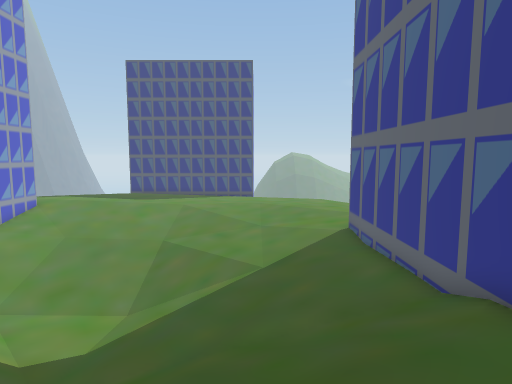
view 1 (above)

19 first-person views from a walk through a Unity game level. The camera is 1.4 m above the floor, tilts 6° down and sees 75° across. The floor is counted in squares, 2 m on a side. Each view is taken from the middle of a square. On the plan, view 1 faces up. The plan holds only what a view shows up to about 10 squares ahead; the rest is blank. The place goes on beyond the plan. Some surface patterns are stand-ins.

view 2
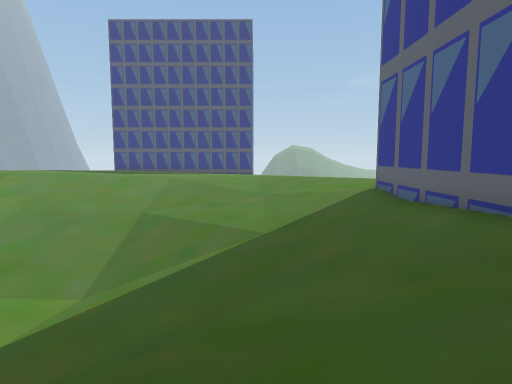

view 3
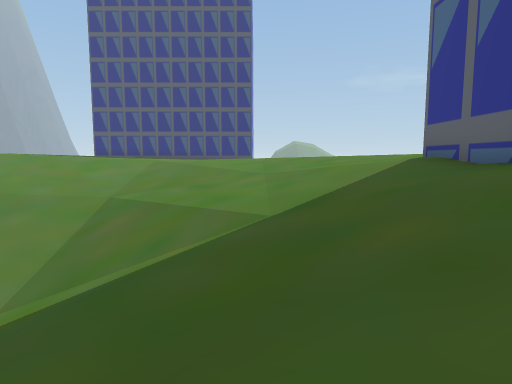

view 4
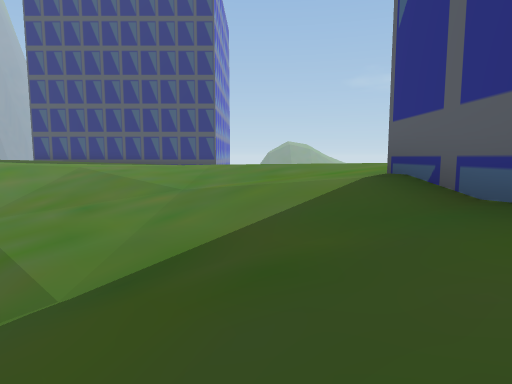

view 5
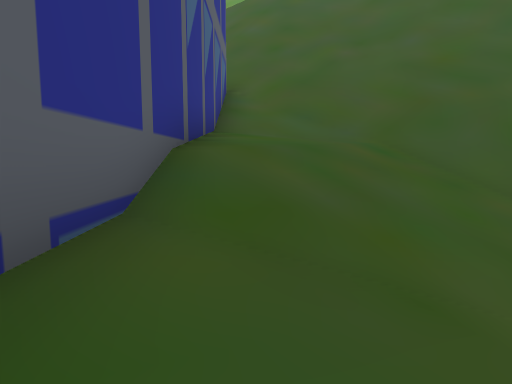

view 6
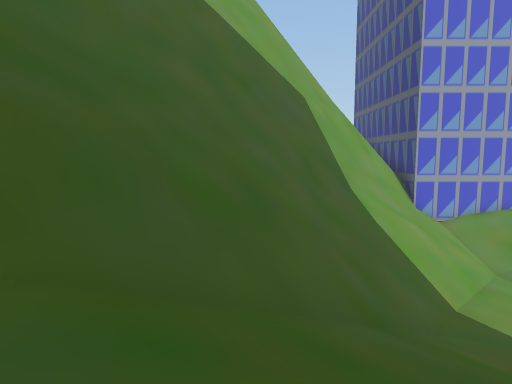

view 7
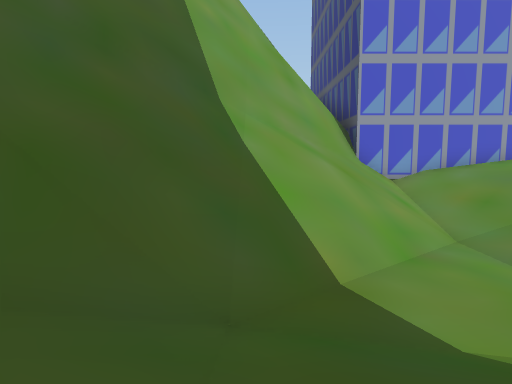

view 8
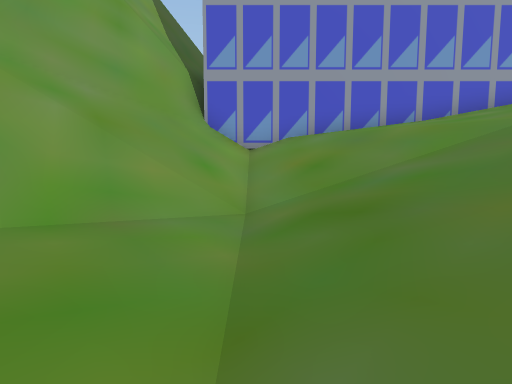

view 9
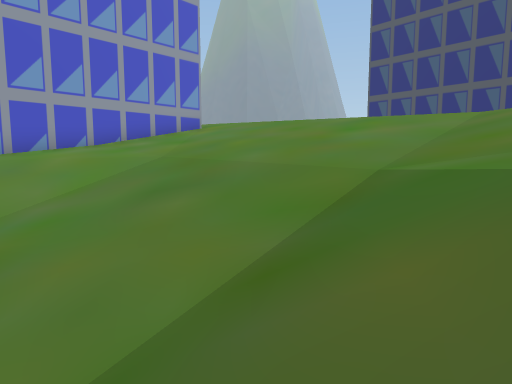

view 10
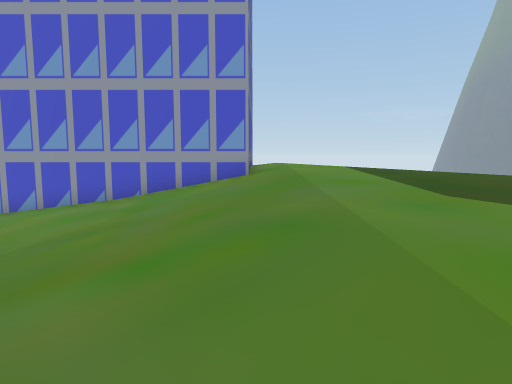

view 11
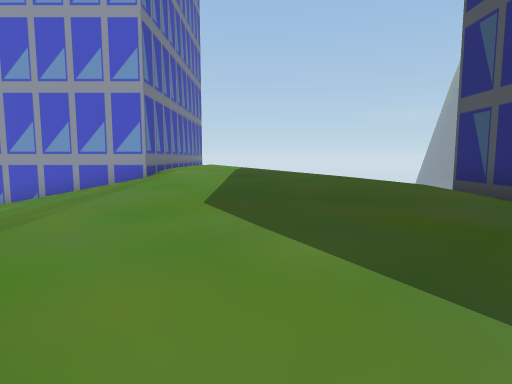

view 12
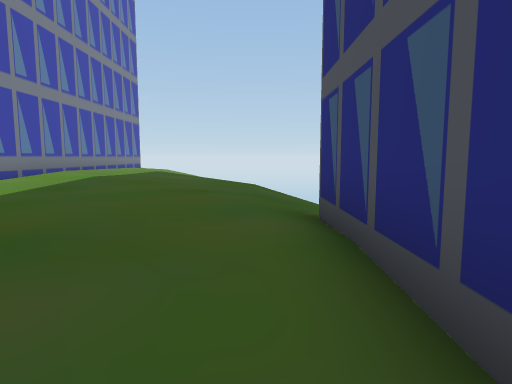

view 13
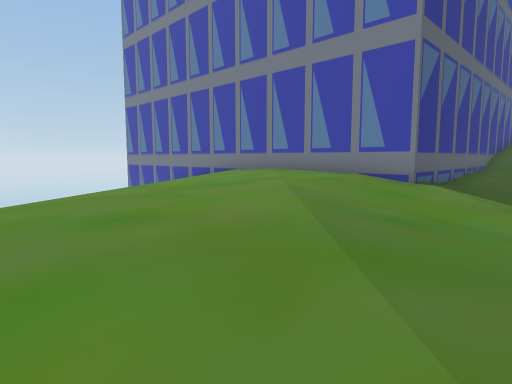

view 14
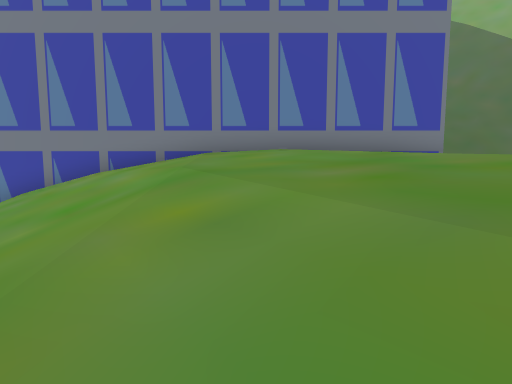

view 15
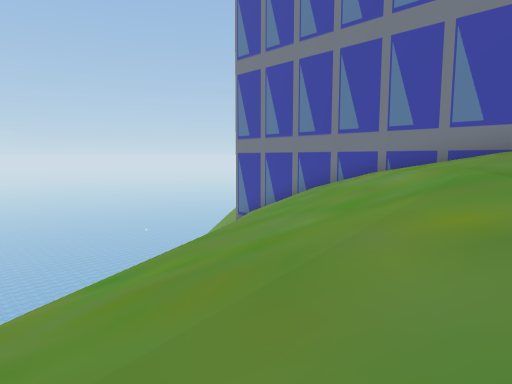

view 16
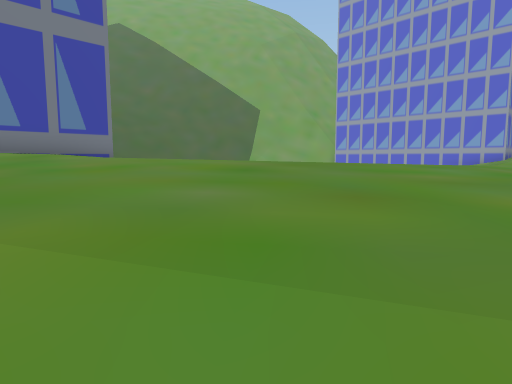

view 17
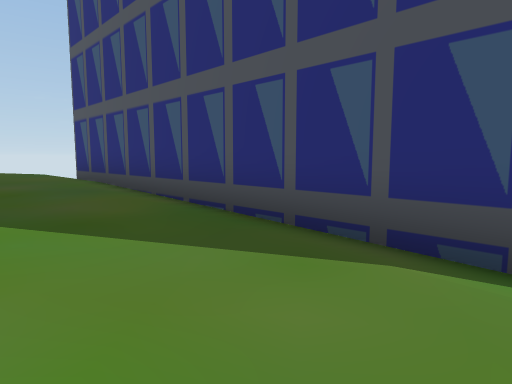

view 18
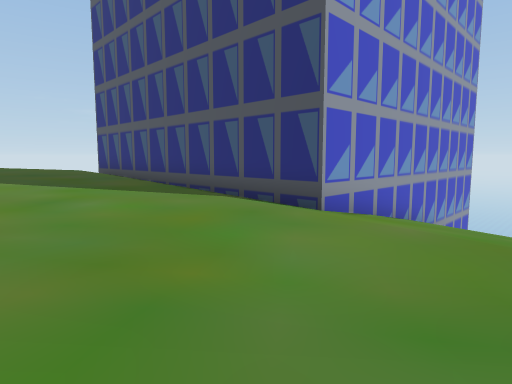

view 19
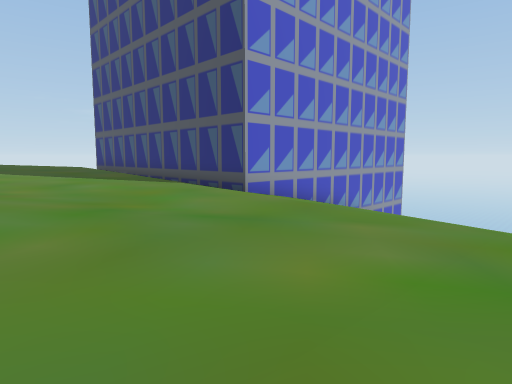

### Floor plan
Key: @ floor where view 1 was taken; # wall or solid block; . main floor; : floor 1.5 m higher than the main floor; - floor 1.75 m lower than the main floor; _ floor 3.25 m lower than the main floor; < floor 4.75 m lower than the main floor; / step, stairs or slope; = window, fence, low wall or low ledge; v drop or lower ground.
Columns run from 15 left of view 1 to 16 right of it. Each row starts with its distance up from view 1.
 30               #---
 29               #---
 28  /...##########------
 27 /..................--
 26 .....................-
 25 ......................
 24 ..:...................--
 23 :::....................---///
 22 :::.....................--/////
 21  ...........    ........--/////
 20 ##...------/    .........-/////
 19  #---------//-............/////
 18  #---------///--........../////
 17  #---------////--........./////
 16  #---/////_/-----....:.....////
 15  #--/////__//---/....:::....///
 14  #-/////<<<///--//.#############
 13  #/////<<<<////-///#
 12  #////<<<<<////////#
 11  #/////<<<<////---.#
 10  ##/////<<<///----.#
  9  v##/////<<//_----.#
  8   v##/////</__----.#
  7    v##/////<__----.#
  6     v#####=////////#
  5       vv##=////////#
  4         ##=///////:#
  3         ##=//////::#
  2         v##/////:::#
  1          ##=///////#
  0           ##=//@///#
 -1            ##=/////#
 -2            v#

Where each view was taken, in squares from view 1:
view 1: 0 up, 0 right, facing up
view 2: 3 up, 0 right, facing up
view 3: 6 up, 0 right, facing up
view 4: 9 up, 2 right, facing up
view 5: 9 up, 3 right, facing down
view 6: 3 up, 2 right, facing left
view 7: 7 up, 2 left, facing left
view 8: 12 up, 4 left, facing left
view 9: 13 up, 3 left, facing up-left
view 10: 21 up, 4 left, facing left
view 11: 24 up, 4 left, facing left
view 12: 27 up, 6 left, facing left
view 13: 22 up, 1 right, facing down-right
view 14: 23 up, 9 right, facing down
view 15: 23 up, 9 right, facing down-right
view 16: 24 up, 8 right, facing down-left
view 17: 25 up, 1 left, facing up-left
view 18: 23 up, 3 right, facing up-left
view 19: 22 up, 6 right, facing up-left
